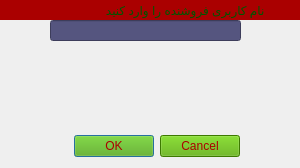
<?xml version="1.0" encoding="UTF-8"?>
<ui version="4.0">
 <class>delete_cus</class>
 <widget class="QDialog" name="delete_cus">
  <property name="geometry">
   <rect>
    <x>0</x>
    <y>0</y>
    <width>300</width>
    <height>168</height>
   </rect>
  </property>
  <property name="minimumSize">
   <size>
    <width>300</width>
    <height>168</height>
   </size>
  </property>
  <property name="maximumSize">
   <size>
    <width>300</width>
    <height>168</height>
   </size>
  </property>
  <property name="sizeIncrement">
   <size>
    <width>0</width>
    <height>0</height>
   </size>
  </property>
  <property name="windowTitle">
   <string>Dialog</string>
  </property>
  <property name="styleSheet">
   <string notr="true">background-image: url(:/photos/delete.png);</string>
  </property>
  <widget class="QDialogButtonBox" name="buttonBox">
   <property name="geometry">
    <rect>
     <x>-60</x>
     <y>130</y>
     <width>300</width>
     <height>32</height>
    </rect>
   </property>
   <property name="styleSheet">
    <string notr="true">background-image: url();
background-color: rgb(85, 170, 0);
color: rgb(170, 0, 0);</string>
   </property>
   <property name="orientation">
    <enum>Qt::Horizontal</enum>
   </property>
   <property name="standardButtons">
    <set>QDialogButtonBox::Cancel|QDialogButtonBox::Ok</set>
   </property>
  </widget>
  <widget class="QLineEdit" name="lineEdit">
   <property name="geometry">
    <rect>
     <x>50</x>
     <y>20</y>
     <width>191</width>
     <height>21</height>
    </rect>
   </property>
   <property name="styleSheet">
    <string notr="true">background-image: url();
background-color: rgb(85, 85, 127);</string>
   </property>
  </widget>
  <widget class="QLabel" name="label">
   <property name="geometry">
    <rect>
     <x>0</x>
     <y>0</y>
     <width>301</width>
     <height>20</height>
    </rect>
   </property>
   <property name="styleSheet">
    <string notr="true">background-image: url();
background-color: rgb(170, 0, 0);
color: rgb(0, 85, 0);</string>
   </property>
   <property name="text">
    <string>           نام کاربری فروشنده را وارد کنید</string>
   </property>
  </widget>
 </widget>
 <resources/>
 <connections>
  <connection>
   <sender>buttonBox</sender>
   <signal>accepted()</signal>
   <receiver>delete_cus</receiver>
   <slot>accept()</slot>
   <hints>
    <hint type="sourcelabel">
     <x>248</x>
     <y>254</y>
    </hint>
    <hint type="destinationlabel">
     <x>157</x>
     <y>274</y>
    </hint>
   </hints>
  </connection>
  <connection>
   <sender>buttonBox</sender>
   <signal>rejected()</signal>
   <receiver>delete_cus</receiver>
   <slot>reject()</slot>
   <hints>
    <hint type="sourcelabel">
     <x>316</x>
     <y>260</y>
    </hint>
    <hint type="destinationlabel">
     <x>286</x>
     <y>274</y>
    </hint>
   </hints>
  </connection>
 </connections>
</ui>
